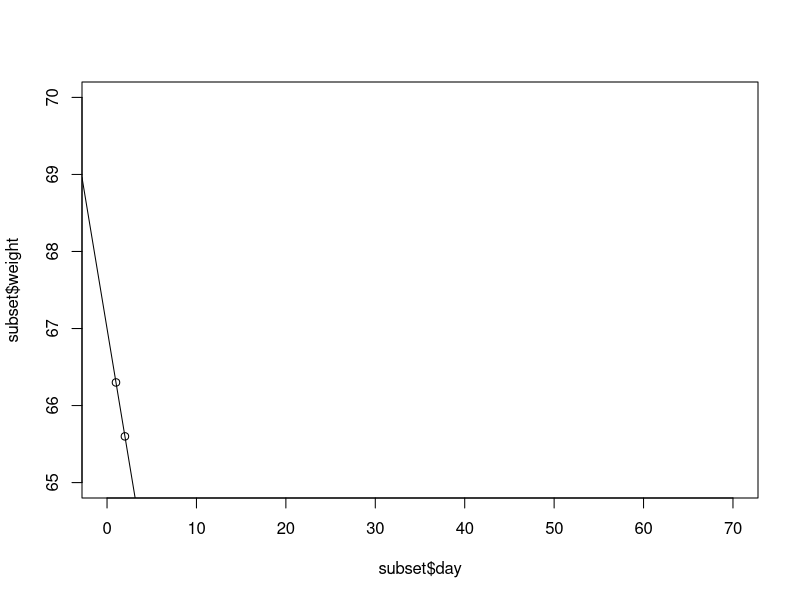
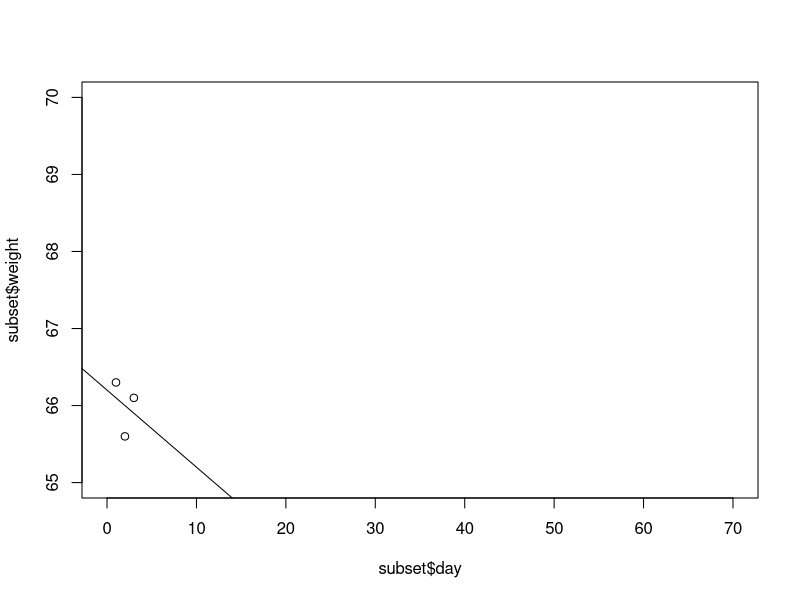
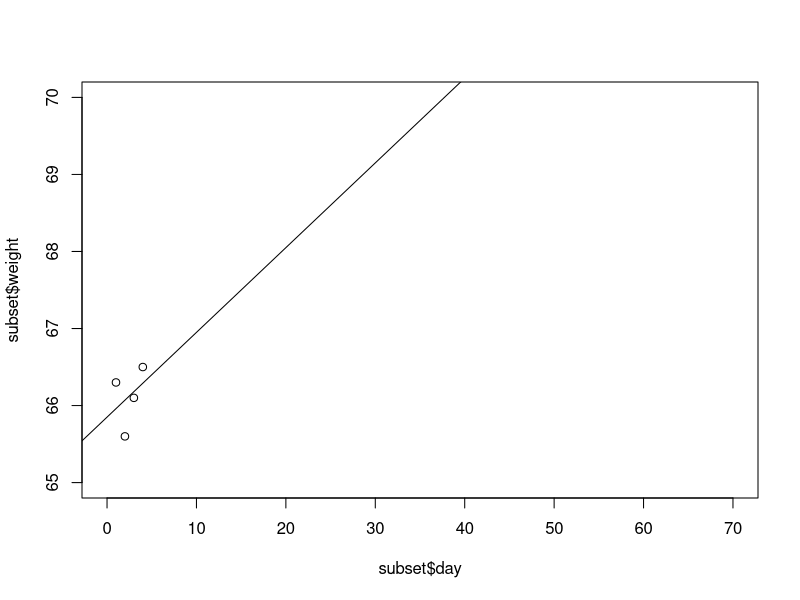
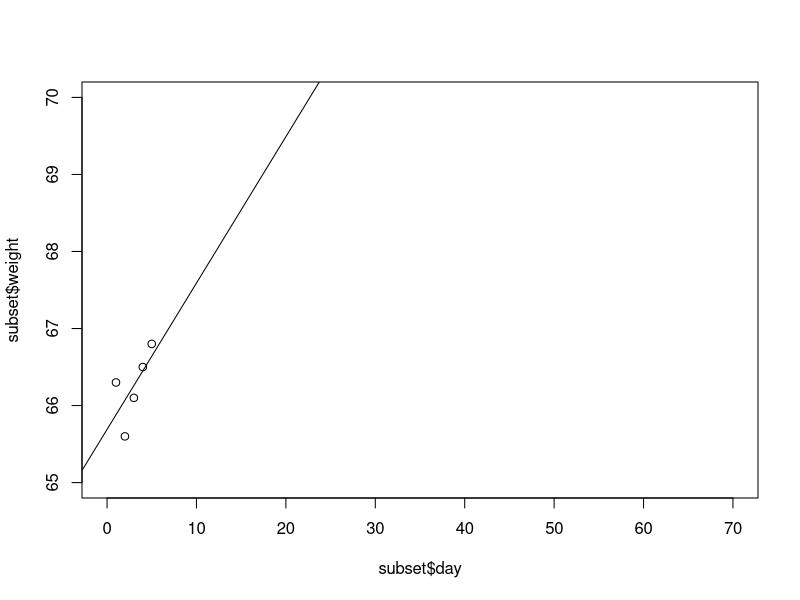
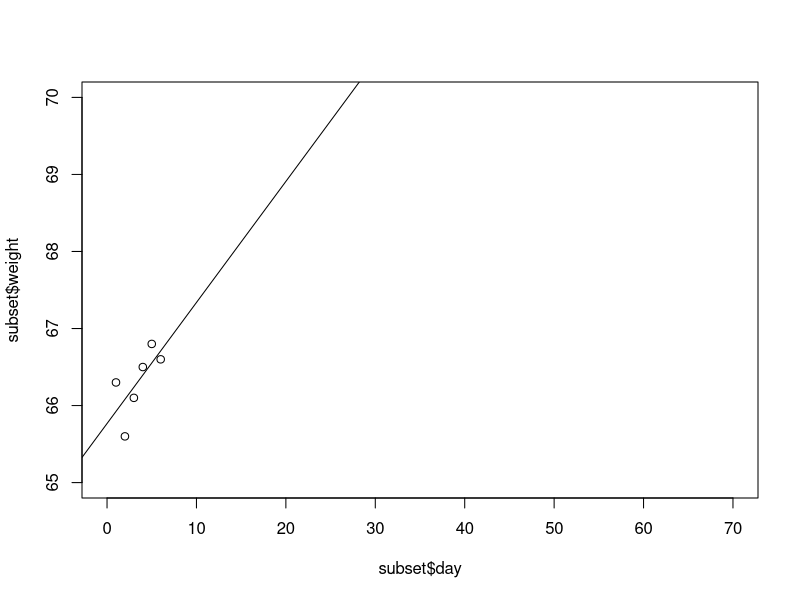
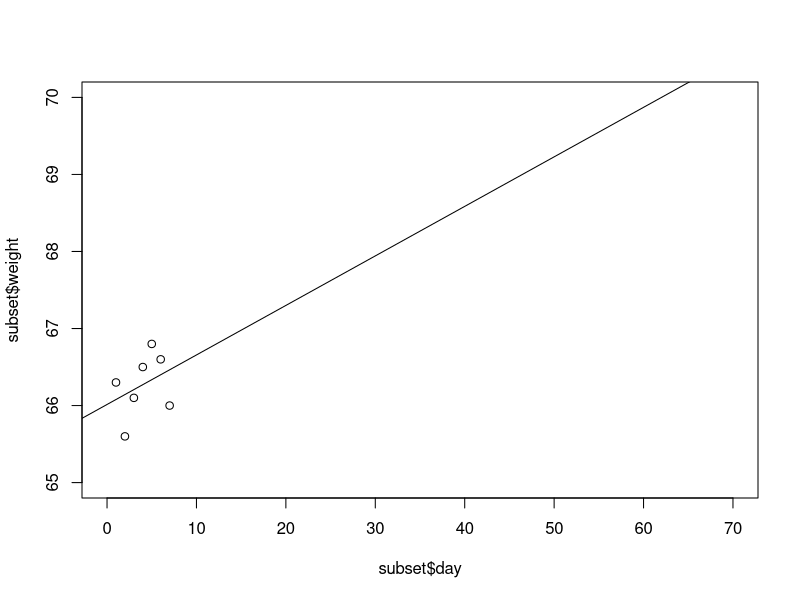
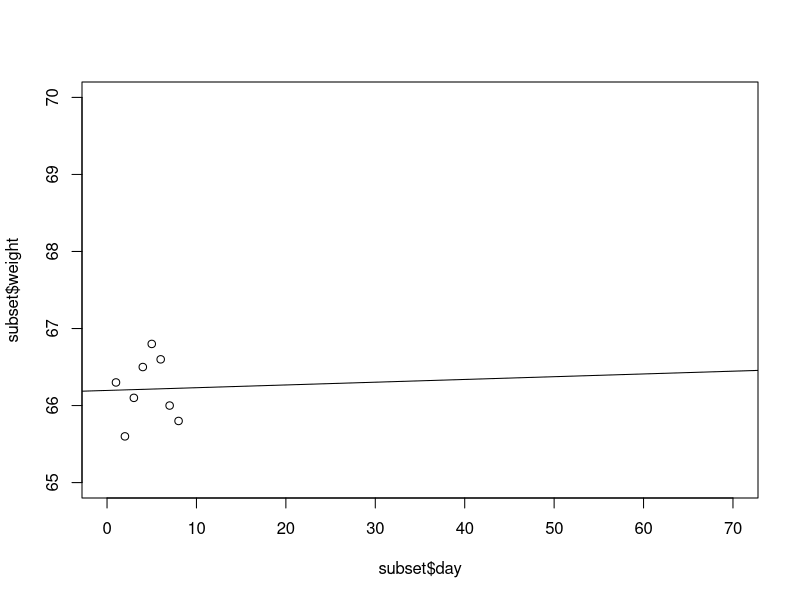
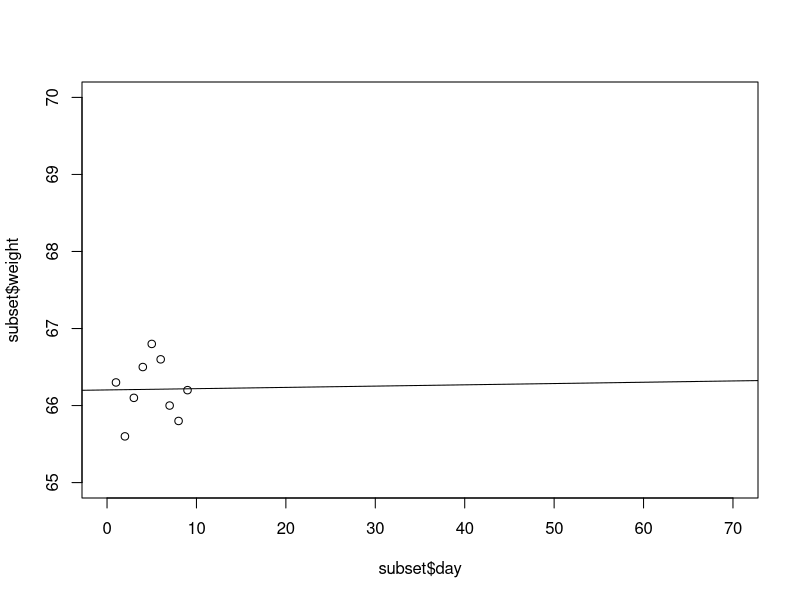

The R source for these figures, in order:
weightTable = read.table('Data.csv', header=T, sep=',')

coefficient = cor(x   = weightTable$day,
                  y   = weightTable$weight,
                  use = "complete.obs")
print(coefficient)

for (rows in c(2:70)) {
  subset = head(weightTable, rows)

  subsetRelation = lm(subset$weight ~ subset$day)

  plot(x    = subset$day,
       y    = subset$weight,
       xlim = c(0, 70),
       ylim = c(65, 70))

  abline(subsetRelation)

  Sys.sleep(0.2)
}